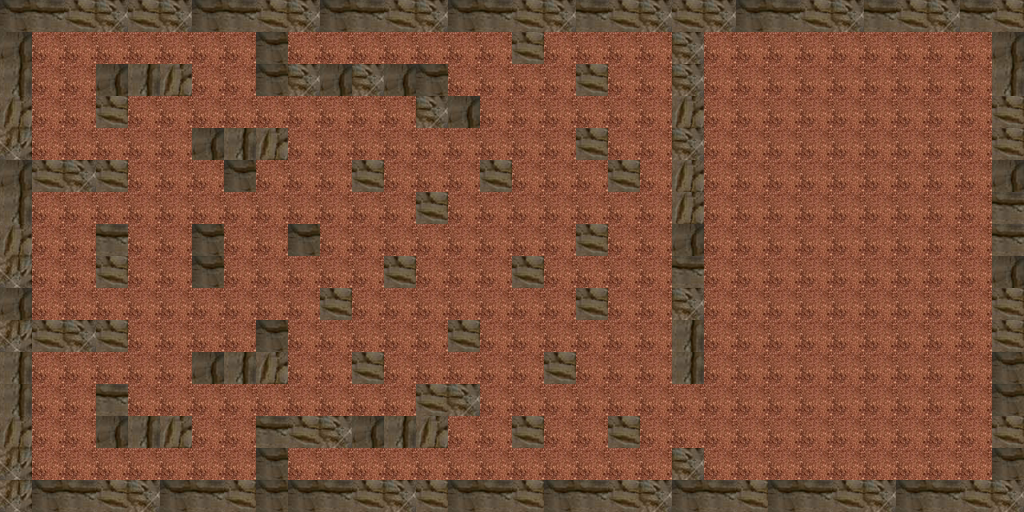

The image is a tile-based game level rendered from a .tmx file. Its description and complete source (layers, tilesets, objects, tile grids) follow:
An orthogonal 32x16 tile map with 32x32 px tiles, 2 tile layers (terra, camada 3), 2 hidden layers not drawn.

<map version="1.2" tiledversion="1.2.4" orientation="orthogonal" renderorder="right-down" width="32" height="16" tilewidth="32" tileheight="32" infinite="0" nextlayerid="6" nextobjectid="1">
 <tileset firstgid="1" source="mapa.tsx" />
 <layer id="1" name="terra" width="32" height="16">
  <data encoding="csv">
1,1,1,1,1,1,1,1,1,1,1,1,1,1,1,1,1,1,1,1,1,1,1,1,1,1,1,1,1,1,1,1,
1,1,1,1,1,1,1,1,1,1,1,1,1,1,1,1,1,1,1,1,1,1,1,1,1,1,1,1,1,1,1,1,
1,1,1,1,1,1,1,1,1,1,1,1,1,1,1,1,1,1,1,1,1,1,1,1,1,1,1,1,1,1,1,1,
1,1,1,1,1,1,1,1,1,1,1,1,1,1,1,1,1,1,1,1,1,1,1,1,1,1,1,1,1,1,1,1,
1,1,1,1,1,1,1,1,1,1,1,1,1,1,1,1,1,1,1,1,1,1,1,1,1,1,1,1,1,1,1,1,
1,1,1,1,1,1,1,1,1,1,1,1,1,1,1,1,1,1,1,1,1,1,1,1,1,1,1,1,1,1,1,1,
1,1,1,1,1,1,1,1,1,1,1,1,1,1,1,1,1,1,1,1,1,1,1,1,1,1,1,1,1,1,1,1,
1,1,1,1,1,1,1,1,1,1,1,1,1,1,1,1,1,1,1,1,1,1,1,1,1,1,1,1,1,1,1,1,
1,1,1,1,1,1,1,1,1,1,1,1,1,1,1,1,1,1,1,1,1,1,1,1,1,1,1,1,1,1,1,1,
1,1,1,1,1,1,1,1,1,1,1,1,1,1,1,1,1,1,1,1,1,1,1,1,1,1,1,1,1,1,1,1,
1,1,1,1,1,1,1,1,1,1,1,1,1,1,1,1,1,1,1,1,1,1,1,1,1,1,1,1,1,1,1,1,
1,1,1,1,1,1,1,1,1,1,1,1,1,1,1,1,1,1,1,1,1,1,1,1,1,1,1,1,1,1,1,1,
1,1,1,1,1,1,1,1,1,1,1,1,1,1,1,1,1,1,1,1,1,1,1,1,1,1,1,1,1,1,1,1,
1,1,1,1,1,1,1,1,1,1,1,1,1,1,1,1,1,1,1,1,1,1,1,1,1,1,1,1,1,1,1,1,
1,1,1,1,1,1,1,1,1,1,1,1,1,1,1,1,1,1,1,1,1,1,1,1,1,1,1,1,1,1,1,1,
1,1,1,1,1,1,1,1,1,1,1,1,1,1,1,1,1,1,1,1,1,1,1,1,1,1,1,1,1,1,1,1
</data>
 </layer>
 <layer id="4" name="pedra 1" width="32" height="16" visible="0">
  <data encoding="csv">
2,3,4,5,2,3,4,5,2,3,4,5,2,3,4,5,2,3,4,5,2,3,4,5,2,3,4,5,2,3,4,5,
6,0,0,0,5,0,0,6,0,0,2,0,0,0,0,0,0,0,6,0,0,0,0,0,0,0,0,0,0,0,0,6,
7,0,0,0,0,0,0,7,0,0,0,0,0,0,6,0,0,0,0,0,0,0,0,0,0,0,0,0,0,0,0,7,
8,0,0,0,0,0,5,3,4,0,0,0,2,3,4,5,2,0,0,0,0,2,3,4,5,5,5,5,5,4,5,8,
9,0,0,8,0,0,0,0,0,0,0,0,6,0,0,0,0,0,0,0,0,0,0,0,0,0,0,0,0,0,0,9,
6,0,0,9,0,0,0,0,0,0,0,0,7,0,0,0,0,0,0,3,0,0,0,0,0,0,0,0,0,0,0,6,
7,0,0,6,0,0,6,0,0,0,0,0,7,0,0,2,3,4,5,4,5,4,2,3,4,5,2,3,4,5,5,7,
8,0,0,7,0,0,7,0,0,6,3,9,4,0,0,0,0,0,0,0,0,0,0,0,0,7,0,0,0,0,0,8,
9,0,0,8,0,0,8,0,0,7,0,0,7,0,0,0,0,0,0,0,0,0,0,0,0,0,0,0,0,0,0,9,
6,0,0,9,0,0,9,9,5,4,0,0,7,2,3,2,3,4,5,2,3,4,5,0,0,0,0,6,0,4,4,6,
7,0,0,6,0,0,0,0,0,7,0,0,8,0,0,0,0,0,2,0,0,0,0,0,0,0,0,0,0,0,0,7,
8,0,0,7,0,0,0,0,0,7,0,0,8,0,0,0,0,0,0,0,0,0,0,0,0,7,0,0,0,0,0,8,
9,0,0,8,0,0,2,3,4,5,0,0,7,2,3,4,5,0,0,0,5,2,3,4,5,8,0,5,4,8,0,9,
6,0,0,9,0,0,0,0,0,0,0,0,0,0,0,0,0,0,0,0,0,0,0,0,0,0,0,0,0,0,0,6,
9,0,0,9,0,0,0,0,0,0,8,0,0,0,0,0,0,0,2,0,0,0,0,0,0,0,0,0,0,0,0,7,
2,3,4,5,2,3,4,5,2,3,4,5,2,3,4,5,2,3,4,5,2,3,4,5,2,3,4,5,2,3,4,5
</data>
 </layer>
 <layer id="2" name="pedra 2" width="32" height="16" visible="0">
  <data encoding="csv">
2,3,4,5,2,3,4,5,2,3,4,5,2,3,4,5,2,3,4,5,2,3,4,5,2,3,4,5,2,3,4,5,
6,0,0,3,0,0,0,0,0,0,0,0,0,0,0,0,0,0,0,0,4,0,0,0,0,0,0,0,0,0,0,6,
7,0,0,0,0,0,4,0,3,4,5,6,7,8,9,0,0,0,0,0,7,8,6,0,0,3,4,5,6,0,0,7,
8,3,0,0,0,0,5,0,0,0,0,0,0,0,0,0,0,4,0,0,0,0,6,0,0,0,0,0,0,0,0,8,
9,0,0,0,0,0,9,3,4,5,0,0,0,0,0,0,0,6,0,0,0,0,0,0,0,0,0,0,0,0,6,9,
6,0,0,6,0,0,0,0,0,0,0,3,4,5,6,7,8,9,4,4,0,0,0,0,6,0,0,0,0,0,0,6,
7,0,0,7,0,0,0,0,6,0,0,0,0,0,0,3,0,0,0,3,0,6,0,3,5,3,4,5,6,0,0,7,
8,0,0,7,0,6,0,0,0,0,0,4,0,0,0,0,0,0,0,0,0,4,0,5,0,0,0,0,0,0,0,8,
9,0,0,4,0,6,0,0,0,0,0,5,0,0,0,0,0,0,0,0,6,6,0,0,0,0,0,0,0,0,0,9,
6,0,0,5,0,0,0,0,6,0,0,0,0,3,0,0,0,3,0,0,0,5,0,0,0,3,4,5,6,3,5,6,
7,0,0,5,0,0,0,0,0,0,0,3,4,5,6,7,8,9,4,4,0,0,0,0,0,0,0,0,0,0,0,7,
8,0,0,0,0,0,6,3,4,5,0,0,0,0,0,0,0,5,0,0,0,0,0,0,3,0,0,0,0,0,0,8,
9,3,0,0,0,0,3,0,0,0,0,0,0,0,0,0,0,4,0,0,0,0,6,0,0,0,0,0,0,0,0,9,
6,0,0,0,0,0,2,0,3,4,5,6,7,8,9,0,0,0,0,0,7,8,6,0,0,3,4,5,6,0,0,6,
9,0,0,3,0,0,0,0,0,0,0,0,0,0,0,0,0,0,0,0,4,0,0,0,0,0,0,0,0,0,0,7,
2,3,4,5,2,3,4,5,2,3,4,5,2,3,4,5,2,3,4,5,2,3,4,5,2,3,4,5,2,3,4,5
</data>
 </layer>
 <layer id="5" name="camada 3" width="32" height="16">
  <data encoding="csv">
2,3,4,5,4,5,2,3,4,5,2,3,4,5,2,3,4,5,3,4,5,4,5,2,3,4,5,3,4,5,3,4,
6,0,0,0,0,0,0,0,2,0,0,0,0,0,0,0,4,0,0,0,0,5,0,0,0,0,0,0,0,0,0,6,
7,0,0,6,7,8,0,0,2,5,6,5,6,2,0,0,0,0,4,0,0,5,0,0,0,0,0,0,0,0,0,7,
8,0,0,4,0,0,0,0,0,0,0,0,0,5,6,0,0,0,0,0,0,8,0,0,0,0,0,0,0,0,0,4,
9,0,0,0,0,0,6,7,8,0,0,0,0,0,0,0,0,0,4,0,0,5,0,0,0,0,0,0,0,0,0,4,
6,4,5,4,0,0,0,2,0,0,0,4,0,0,0,4,0,0,0,4,0,8,0,0,0,0,0,0,0,0,0,6,
7,0,0,0,0,0,0,0,0,0,0,0,0,4,0,0,0,0,0,0,0,8,0,0,0,0,0,0,0,0,0,3,
8,0,0,3,0,0,2,0,0,2,0,0,0,0,0,0,0,0,4,0,0,6,0,0,0,0,0,0,0,0,0,3,
9,0,0,4,0,0,2,0,0,0,0,0,4,0,0,0,4,0,0,0,0,3,0,0,0,0,0,0,0,0,0,6,
6,0,0,0,0,0,0,0,0,0,4,0,0,0,0,0,0,0,4,0,0,5,0,0,0,0,0,0,0,0,0,4,
9,4,5,4,0,0,0,0,2,0,0,0,0,0,4,0,0,0,0,0,0,7,0,0,0,0,0,0,0,0,0,4,
7,0,0,0,0,0,6,7,8,0,0,4,0,0,0,0,0,4,0,0,0,7,0,0,0,0,0,0,0,0,0,2,
7,0,0,3,0,0,0,0,0,0,0,0,0,4,5,0,0,0,0,0,0,0,0,0,0,0,0,0,0,0,0,2,
8,0,0,6,7,8,0,0,3,4,5,6,7,8,0,0,4,0,0,4,0,0,0,0,0,0,0,0,0,0,0,4,
9,0,0,0,0,0,0,0,2,0,0,0,0,0,0,0,0,0,0,0,0,5,0,0,0,0,0,0,0,0,0,2,
9,2,3,4,5,2,3,4,2,2,3,4,5,4,2,3,4,2,3,4,5,2,3,4,2,3,4,5,2,3,4,5
</data>
 </layer>
</map>